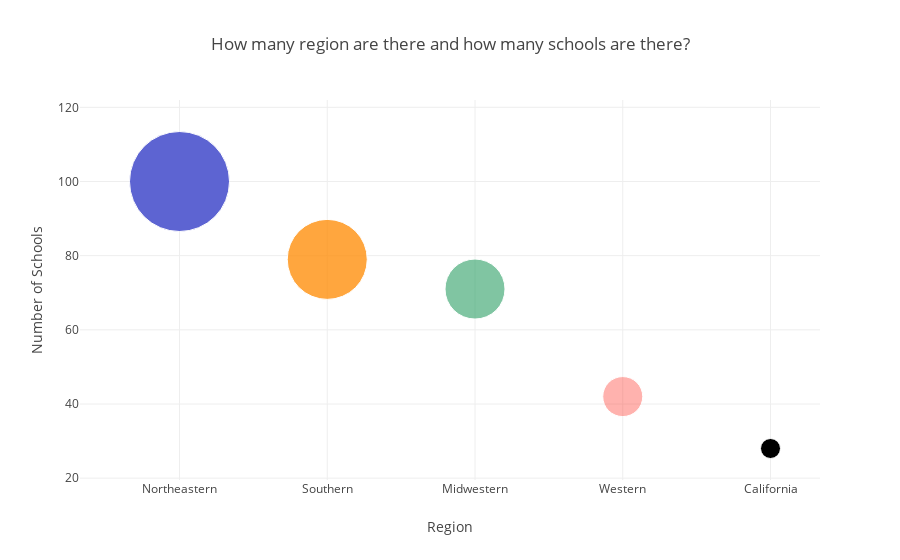

Notebook code cell kept with this figure:
### Markdown cell above
### Visualization <a id="22"></a>
<mark>[Return Contents](#0)
<hr>
    
### Region & School Visualization <a id="23"></a>

Let's the visualization.

### Code cell
# Bubble Charts
trace0 = go.Scatter(
    x=salary_region_df.region.value_counts().index,
    y=salary_region_df.region.value_counts().values,
    mode='markers',
    marker=dict(
        color=['rgb(93, 100, 210)', 'rgb(255, 144, 14)',
               'rgb(44, 160, 101)', 'rgb(255, 65, 54)'],
        opacity=[1, 0.8, 0.6, 0.4],
        size=[100, 80, 60, 40,20],
    )
)
layout = {"title": "How many region are there and how many schools are there?", 
          "xaxis": {"title": "Region", }, 
          "yaxis": {"title": "Number of Schools"}}
data = [trace0]
fig = go.Figure(data=data, layout=layout)
iplot(fig)

### Figure 1 — Plotly figure (JSON) as saved in the notebook; plotly's stock layout.template omitted (floating-point values rounded to 4 significant figures)
{"data": [{"marker": {"color": ["rgb(93, 100, 210)", "rgb(255, 144, 14)", "rgb(44, 160, 101)", "rgb(255, 65, 54)"], "opacity": [1, 0.8, 0.6, 0.4], "size": [100, 80, 60, 40, 20]}, "mode": "markers", "x": ["Northeastern", "Southern", "Midwestern", "Western", "California"], "y": [100, 79, 71, 42, 28], "type": "scatter", "uid": "eb0dd481-7bb7-498e-9698-74129859f288"}], "layout": {"title": "How many region are there and how many schools are there?", "xaxis": {"title": "Region"}, "yaxis": {"title": "Number of Schools"}}}
